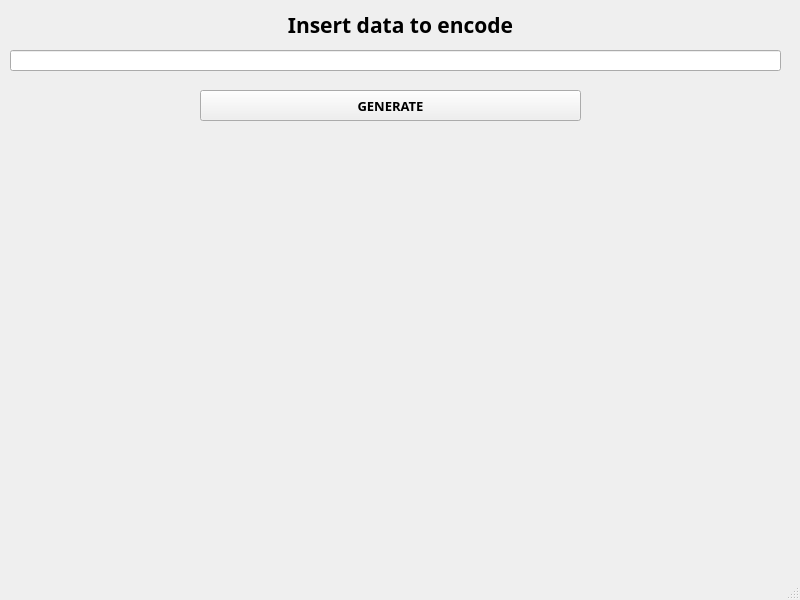
<?xml version="1.0" encoding="UTF-8"?>
<ui version="4.0">
 <class>MainWindow</class>
 <widget class="QMainWindow" name="MainWindow">
  <property name="geometry">
   <rect>
    <x>0</x>
    <y>0</y>
    <width>800</width>
    <height>600</height>
   </rect>
  </property>
  <property name="windowTitle">
   <string>MainWindow</string>
  </property>
  <widget class="QWidget" name="centralwidget">
   <widget class="QLineEdit" name="InsertData">
    <property name="geometry">
     <rect>
      <x>10</x>
      <y>50</y>
      <width>771</width>
      <height>21</height>
     </rect>
    </property>
   </widget>
   <widget class="QLabel" name="label">
    <property name="geometry">
     <rect>
      <x>20</x>
      <y>10</y>
      <width>761</width>
      <height>31</height>
     </rect>
    </property>
    <property name="font">
     <font>
      <family>Calibri Light</family>
      <pointsize>16</pointsize>
     </font>
    </property>
    <property name="text">
     <string>&lt;html&gt;&lt;head/&gt;&lt;body&gt;&lt;p align=&quot;center&quot;&gt;&lt;span style=&quot; font-weight:600;&quot;&gt;Insert data to encode&lt;/span&gt;&lt;/p&gt;&lt;/body&gt;&lt;/html&gt;</string>
    </property>
   </widget>
   <widget class="QPushButton" name="GenerateQR">
    <property name="geometry">
     <rect>
      <x>200</x>
      <y>90</y>
      <width>381</width>
      <height>31</height>
     </rect>
    </property>
    <property name="font">
     <font>
      <family>Calibri Light</family>
      <pointsize>10</pointsize>
      <weight>75</weight>
      <bold>true</bold>
     </font>
    </property>
    <property name="text">
     <string>GENERATE</string>
    </property>
   </widget>
   <widget class="QLabel" name="label_2">
    <property name="geometry">
     <rect>
      <x>126</x>
      <y>140</y>
      <width>531</width>
      <height>411</height>
     </rect>
    </property>
    <property name="text">
     <string/>
    </property>
    <property name="alignment">
     <set>Qt::AlignCenter</set>
    </property>
   </widget>
  </widget>
  <widget class="QMenuBar" name="menubar">
   <property name="geometry">
    <rect>
     <x>0</x>
     <y>0</y>
     <width>800</width>
     <height>21</height>
    </rect>
   </property>
  </widget>
  <widget class="QStatusBar" name="statusbar"/>
 </widget>
 <resources/>
 <connections/>
</ui>
